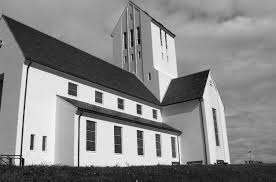
#> input picture EdgeCornerDetection/image1.png, 276 x 182 px
$ jupyter execute assignment3.ipynb   (older library calls are emulated)
#> lines starting #> are read from the running program, lines starting #| are printed output that depends on the picture; after the words box and inside, x2 and y2 are one past the last pixel; in counts of white or black regions, pixels touching at a corner belong together
[cell 1]
import numpy as np
import matplotlib.pyplot as plt
from google.colab.patches import cv2_imshow
from scipy.signal import convolve2d
import cv2

[cell 2]
def normal_gaussian_filter(image, gaussian_sigma): #reduce noise by adding a gaussian blur
  sum = 0
  kernel = np.zeros((5,5))
  for y in range(-2, 3):
    for x in range(-2, 3):
      gaussian_value = np.exp((-(y * y + x * x)) / (2 * gaussian_sigma * gaussian_sigma)) / (gaussian_sigma * np.sqrt(2 * np.pi))
      kernel[y + 2][x + 2] = gaussian_value
      sum = sum + gaussian_value
  kernel = np.divide(kernel, sum)

  output = cv2.filter2D(image, -1, kernel)

  return output
im = cv2.imread("image1.png", cv2.IMREAD_GRAYSCALE)
#> im is the input picture: shape (182, 276); min 0, max 255, mean 136.9
cv2_imshow(im)
fig, axs = plt.subplots(nrows=1, ncols=3, figsize=(12, 6))
norm_1=normal_gaussian_filter(im,1)
norm_2=normal_gaussian_filter(im,2)
axs[0].imshow(im, cmap='gray')
axs[0].set_title('Original Image')

axs[1].imshow(norm_1, cmap='gray')
axs[1].set_title('Smoothed Image (Sigma=1)')

axs[2].imshow(norm_2, cmap='gray')
axs[2].set_title('Smoothed Image (Sigma=2)')

[cell 3]
def sobel_operator(image): #finding edges of images based on sobel kernels
  x_kernel = np.matrix([[-1, 0, 1], [-2, 0, 2], [-1, 0, 1]])
  y_kernel = np.matrix([[1, 2, 1], [0, 0, 0], [-1, -2, -1]])

  x_gradient = cv2.filter2D(np.copy(image), cv2.CV_64F, x_kernel)
  y_gradient = cv2.filter2D(np.copy(image), cv2.CV_64F, y_kernel)

  gradient = np.sqrt(np.add(np.square(x_gradient), np.square(y_gradient)))
  gradient = gradient / gradient.max() * 255
  theta = np.arctan2(y_gradient, x_gradient)
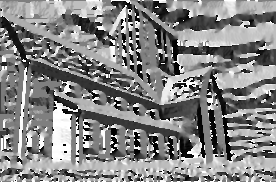
#> theta: shape (182, 276) float64; min -3.14, max 3.14, mean 0.142; drawn with min black and max white

  return [x_gradient, y_gradient, gradient, theta]

sobel_1=sobel_operator(norm_1)
#> sobel_1 = 4 items
sobel_2=sobel_operator(norm_2)
#> in sobel_operator (call 2), `x_gradient = cv2.filter2D(np.copy(image), cv2.CV_64F, x_kernel)`:
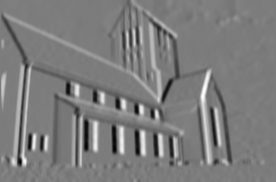
#> x_gradient: shape (182, 276) float64; min -342, max 357, mean 0.5; drawn with min black and max white
#> in sobel_operator (call 2), `theta = np.arctan2(y_gradient, x_gradient)`:
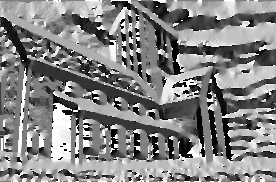
#> theta: shape (182, 276) float64; min -3.14, max 3.14, mean 0.131; drawn with min black and max white
#> sobel_2 = 4 items

fig, axs = plt.subplots(nrows=1, ncols=3, figsize=(24, 12))
axs[0].imshow(im, cmap='gray')
axs[0].set_title('Original Image')

axs[1].imshow(sobel_1[2], cmap='gray')
axs[1].set_title('Smoothed Image (Sigma=1)')

axs[2].imshow(sobel_2[2], cmap='gray')
axs[2].set_title('Smoothed Image (Sigma=2)')

[cell 4]
def derivative_gaussian_filter(image, gaussian_sigma):
#> called with gaussian_sigma = 1
  x_sum,y_sum = 0,0
  x_kernel,y_kernel = np.zeros((5,5)),np.zeros((5,5))
  for y in range(-2, 3):
    for x in range(-2, 3):
      x_gaussian_value = np.exp((-(y * y + x * x)) / (2 * gaussian_sigma * gaussian_sigma)) / (gaussian_sigma*gaussian_sigma ) * -x
      y_gaussian_value = np.exp((-(y * y + x * x)) / (2 * gaussian_sigma * gaussian_sigma)) / (gaussian_sigma*gaussian_sigma ) * -y
      #print(x_gaussian_value,y_gaussian_value)
      x_kernel[y + 2][x + 2] = x_gaussian_value
      y_kernel[y+2][x+2]=y_gaussian_value
      x_sum = x_sum + x_gaussian_value
      y_sum = y_sum+y_gaussian_value
  output_x = cv2.filter2D(image, -1, x_kernel)
  output_y = cv2.filter2D(image, -1, y_kernel)
  return output_x,output_y

fil_1=derivative_gaussian_filter(np.copy(im),1)
fil_2=derivative_gaussian_filter(np.copy(im),2)
fig, axs = plt.subplots(nrows=1, ncols=3, figsize=(18, 9))
axs[0].imshow(im, cmap='gray')
axs[0].set_title('Original Image')


axs[1].imshow(fil_1[1]+fil_1[0], cmap='gray')
axs[1].set_title('Smoothed Image (Sigma=1)')

axs[2].imshow(fil_2[1]+fil_2[0], cmap='gray')
axs[2].set_title('Smoothed Image (Sigma=2)')
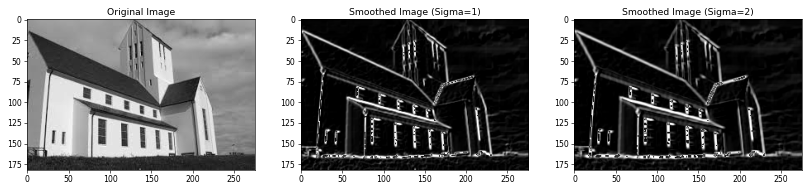
#> figure drawn by matplotlib, 3 panels

[cell 5]
def harris_corner_detection(image, gaussian_sigma, threshold):
  # #Apply Gaussian Filter
  gaussian = normal_gaussian_filter(image, gaussian_sigma)

  #Finding Intensity Gradient of the Image
  sobel = sobel_operator(gaussian)
#> in sobel_operator (call 3), `gradient = np.sqrt(np.add(np.square(x_gradient), np.square(y_gradient)))`:
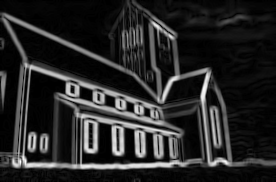
#> gradient: shape (182, 276) float64; min 0, max 330.5, mean 52; drawn with min black and max white
#> in sobel_operator (call 3), `theta = np.arctan2(y_gradient, x_gradient)`:
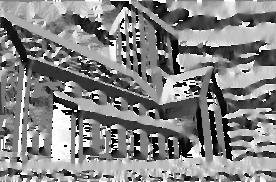
#> theta: shape (182, 276) float64; min -3.14, max 3.14, mean 0.135; drawn with min black and max white
#> sobel = 4 items
  Ixx = sobel[0] * sobel[0]
  Ixy = sobel[0] * sobel[1]
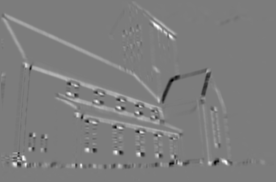
#> Ixy: shape (182, 276) float64; min -44037, max 46029, mean 602.8; drawn with min black and max white
  Iyy = sobel[1] * sobel[1]

  output = np.zeros((image.shape[0], image.shape[1], 3))

  for y in range(2, output.shape[0] - 2):
    for x in range(2, output.shape[1] - 2):
      Sxx = np.sum(Ixx[y - 2 : y + 3, x - 2 : x + 3])
      Sxy = np.sum(Ixy[y - 2 : y + 3, x - 2 : x + 3])
      Syy = np.sum(Iyy[y - 2 : y + 3, x - 2 : x + 3])

      det = (Sxx * Syy) - (Sxy * Sxy)
      trace = Sxx + Syy
      r = det - 0.05 * trace * trace

      if (r > threshold): #corner
        output[y][x] = [0, 0, 0]
      elif (r < threshold * -1):
        output[y][x] = [0,255 ,0 ]
      else:
        output[y][x] = [255, 255, 255]
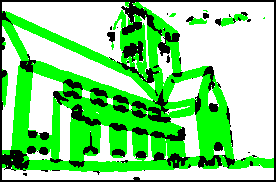
#> output: shape (182, 276, 3) float64; mean of channels 0, 1, 2 133.8, 217.3, 133.8; drawn as B, G, R
  nms_corners=cv2.cornerMinEigenVal(image,blockSize=5, ksize=3)
  nms_corners = cv2.dilate(nms_corners, None)
  nms_corners[(nms_corners < 0.25*np.max(nms_corners))] = 0
  nms_corners[(nms_corners > 0)] = 255
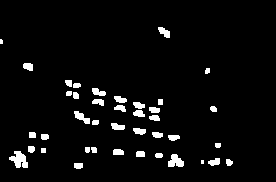
#> nms_corners: shape (182, 276) float32; 4.4% white; 40 white regions (2 under 20 px), largest, box (x1, y1, x2, y2) and area: (9, 151, 28, 168) 199, (168, 154, 184, 167) 145, (74, 111, 90, 124) 103
  nms_corners = nms_corners.astype(np.uint8)
  non_max = cv2.bitwise_and(image, image, mask=nms_corners)
  return output,non_max
results=(harris_corner_detection(im, 5, 30000000))
fig, axs = plt.subplots(nrows=1, ncols=2, figsize=(18, 9))
axs[0].imshow(results[0], cmap='gray')
axs[0].set_title('Corner response map')


axs[1].imshow(results[1], cmap='gray')
axs[1].set_title('non-maximum suppression output')
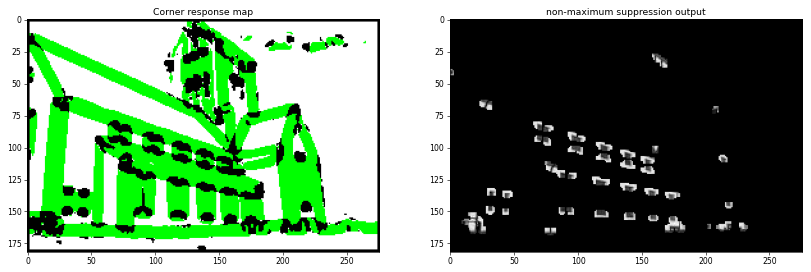
#> figure drawn by matplotlib, 2 panels
